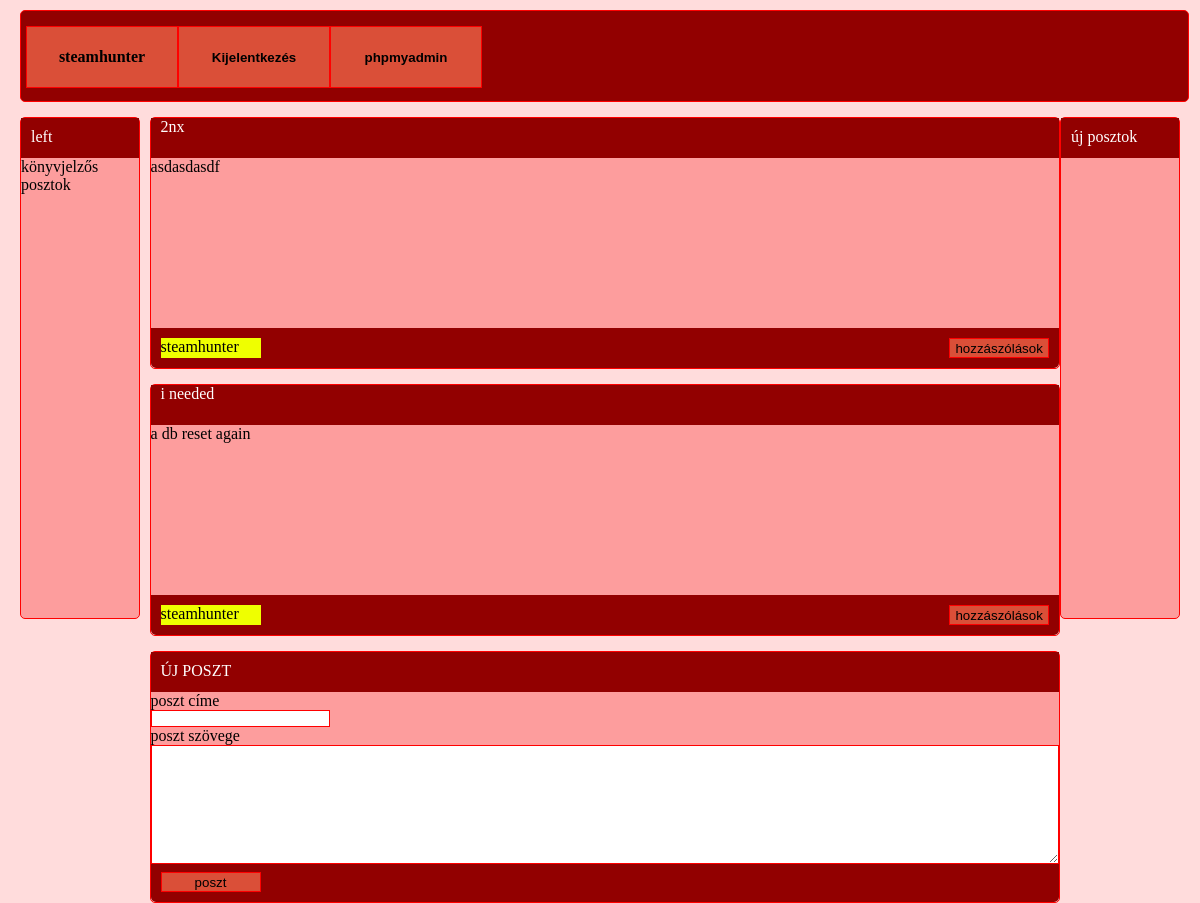
/feed.php (signed in), run on an earlier commit of the app's database.
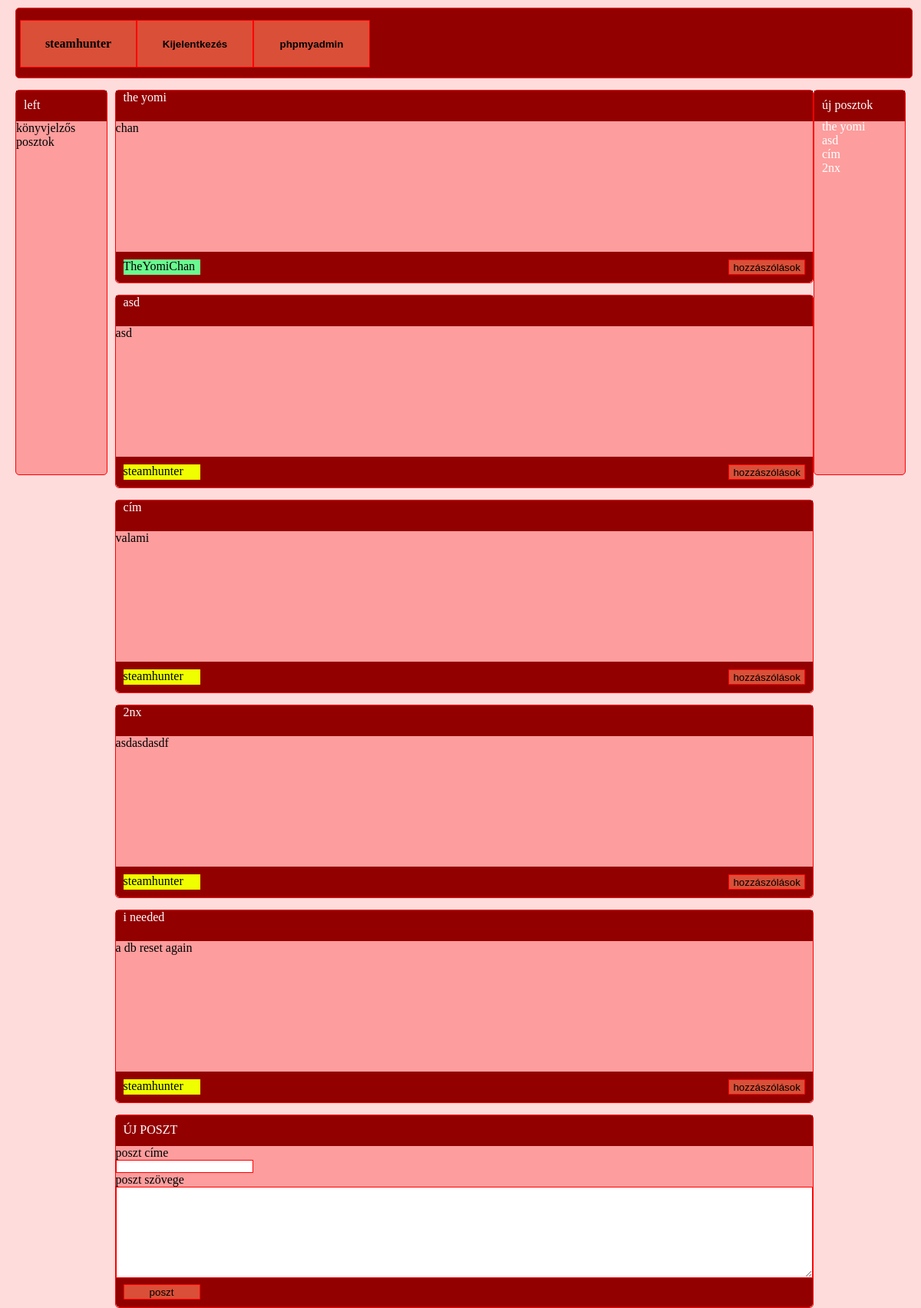
And on a later commit of the database.
### tables this page shows
CREATE TABLE `feedposts` (
  `id` int(11) NOT NULL,
  `userid` int(11) NOT NULL,
  `posttitle` varchar(100) NOT NULL,
  `post` varchar(512) NOT NULL,
  `postdate` datetime NOT NULL
);

CREATE TABLE `users` (
  `id` int(11) NOT NULL,
  `username` varchar(50) NOT NULL,
  `password` varchar(32) NOT NULL,
  `e-mail` varchar(50) NOT NULL,
  `rankid` int(11) NOT NULL,
  `lastseen` datetime NOT NULL
);

### postfeed.php (the view, shortened to what this page needs)
<div id="content">
		<div id="leftsidebar">
		<div class="titlebar">
		<p class="titlebar-title">left</p>
		</div>
		<div class="">
		<p class="">könyvjelzős posztok</p>
		</div>
		</div>
		<div id="rightsidebar">
		<div class="titlebar">
		<p class="titlebar-title">új posztok</p>
		<?php
		$db = mysql_connect('localhost', 'root', '');
			$userid=$_SESSION['userid'];
			$lastseen=mysql_query("SELECT lastseen FROM `users` WHERE id=$userid");
			$lastseenf= mysql_fetch_array($lastseen);
			$lastseen=$lastseenf[0];
			$res = mysql_query("SELECT * FROM `feedposts` WHERE postdate< '$lastseen' ORDER BY id DESC;", $db);
			while($fetch=mysql_fetch_array($res))
			{
			$posttitle=$fetch['posttitle'];
			$postid=$fetch['id'];
			echo("<a class='titlebar-title' href='post.php?postid=$postid'> $posttitle</a>");
			echo("<br>");
			}
		?>
		</div>
		<?php
		$db = mysql_connect('localhost', 'root', '');
		?>
		</div>
		<div id="centerfeed">
		<?php
			$res = mysql_query("SELECT * FROM feedposts ORDER BY id DESC;", $db);
			while($record = mysql_fetch_assoc($res)){
				?>
				<div class="feed">
					<div class="titlebar">
					<?php
					$posttitle=$record['posttitle'];
					$postid=$record['id'];
					echo("<a class='titlebar-title' href='post.php?postid=$postid'> $posttitle</a>");
					?>
					</div>
				<div class="feedcontent">
				<?=$record['post']?>
				</div>
				<div class="feedfooter">
				<?php
				$userid=$record['userid'];
				$ress = mysql_query("SELECT * FROM users WHERE id='$userid';", $db);
				$rec = mysql_fetch_assoc($ress);
				$bg="background-color: ".GetColorByRank($rec['rankid']).";";
				$username=$rec['username'];
				print"<p id='senderbox' style='$bg'>$username</p>"
				?>
				<form method="post" class="commnethidder">
				<input type="submit" name="comment" value="hozzászólások" class="commentbt">
				</form>
				</div>
				</div>
					<?php
			}
		if(isset($_SESSION['rankid']))
		{
			if($_SESSION['rankid']>=99)
			{
			?>
			<div class="feed">
			<div class="titlebar">
				<p class="titlebar-title">ÚJ POSZT</p>
			</div>
			<form method="post" action="newPost.php" id="newpost">
			<div class="feedcontent">
					<p>poszt címe</p>
					<input type="text" name="posttitle" style="border:1px solid red;">
					<p>poszt szövege</p>
					<textarea name="comment" form="newpost" id="textareaposzt" style="border:1px solid red;"></textarea>
			</div>
			<div class="feedfooter">
					<input type="submit" value="poszt" name="post" class="commentbt">
			</div>
			</form>
			</div>
			<?php
			}
		}
			?>
		</div>
</div>

What changed in the data, as far as the page shows it:
added feedposts: posttitle "the yomi", post "chan", userid.username "TheYomiChan"
added feedposts: posttitle "asd", post "asd", userid.username "steamhunter"
added feedposts: posttitle "cím", post "valami", userid.username "steamhunter"
now on one of the page's lists (row edited): feedposts: posttitle "2nx"
